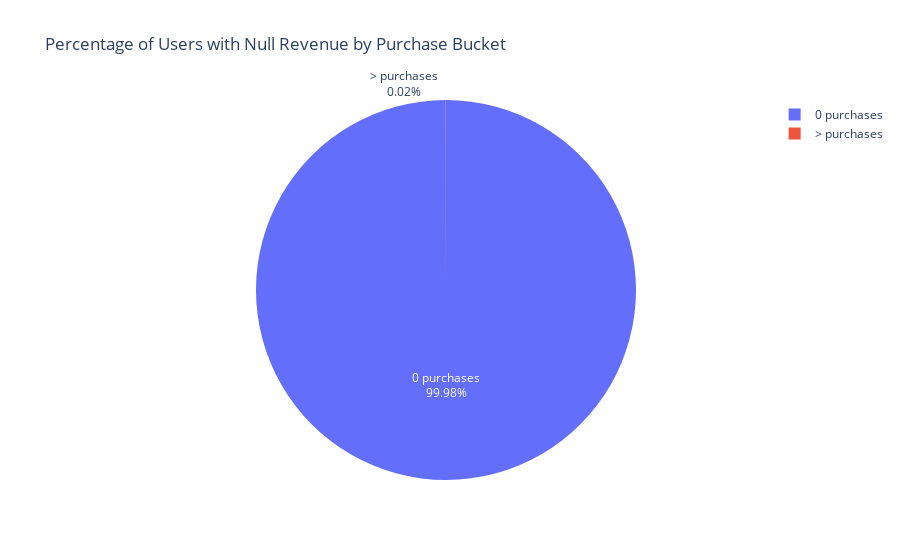

The cell this chart's notebook holds for it:
### Code cell
fig_pie = px.pie(
    null_revenue_overview_df,
    values='users',
    names='purchase_bucket',
    title='Percentage of Users with Null Revenue by Purchase Bucket',
    labels={"pct_nulls": "Percent of NULL-revenue users", "purchase_bucket": ""}
)
fig_pie.update_traces(texttemplate='%{label}<br>%{percent:.2%}')
fig_pie.show()

### Figure 1 — Plotly figure (JSON) as saved in the notebook; plotly's stock layout.template omitted (floating-point values rounded to 4 significant figures)
{"data": [{"domain": {"x": [0, 1], "y": [0, 1]}, "hovertemplate": "=%{label}<br>users=%{value}<extra></extra>", "labels": ["0 purchases", "> purchases"], "legendgroup": "", "name": "", "showlegend": true, "texttemplate": "%{label}<br>%{percent:.2%}", "type": "pie", "values": [167912, 28]}], "layout": {"legend": {"tracegroupgap": 0}, "title": {"text": "Percentage of Users with Null Revenue by Purchase Bucket"}}}
